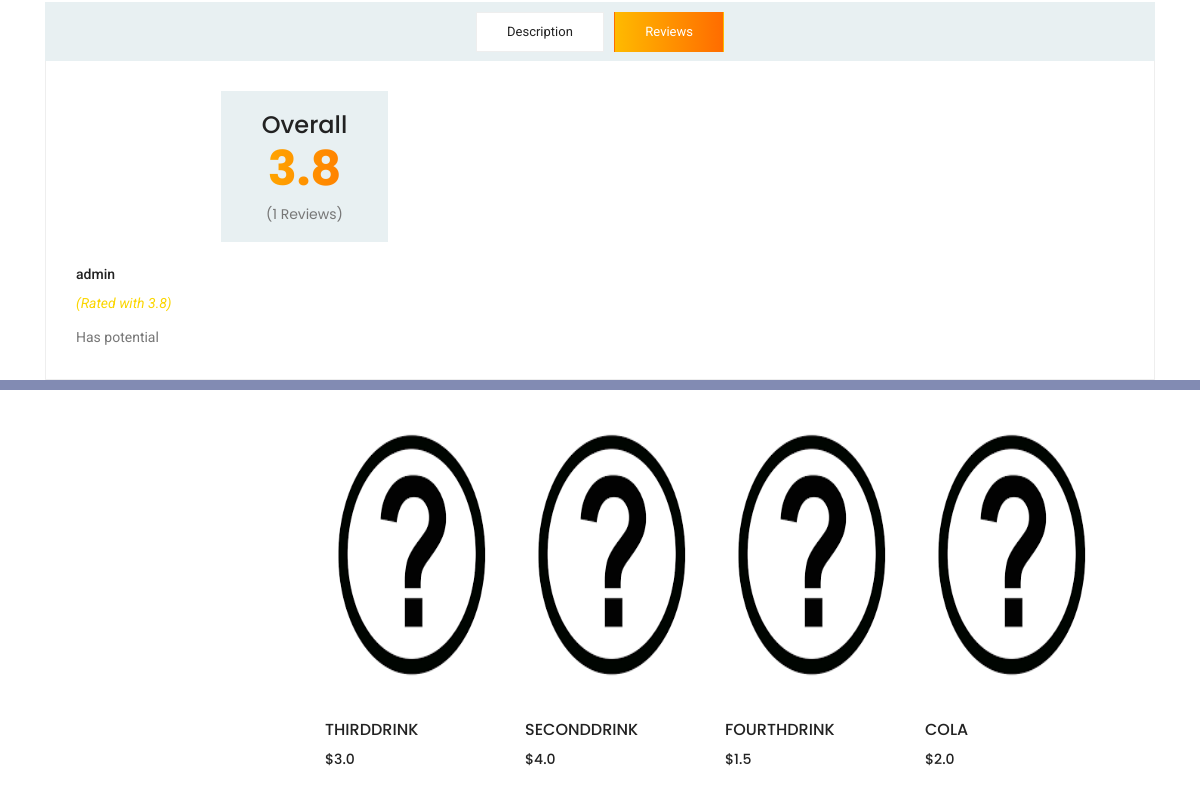
The page /product/5 (lower part) on the database as committed earlier.
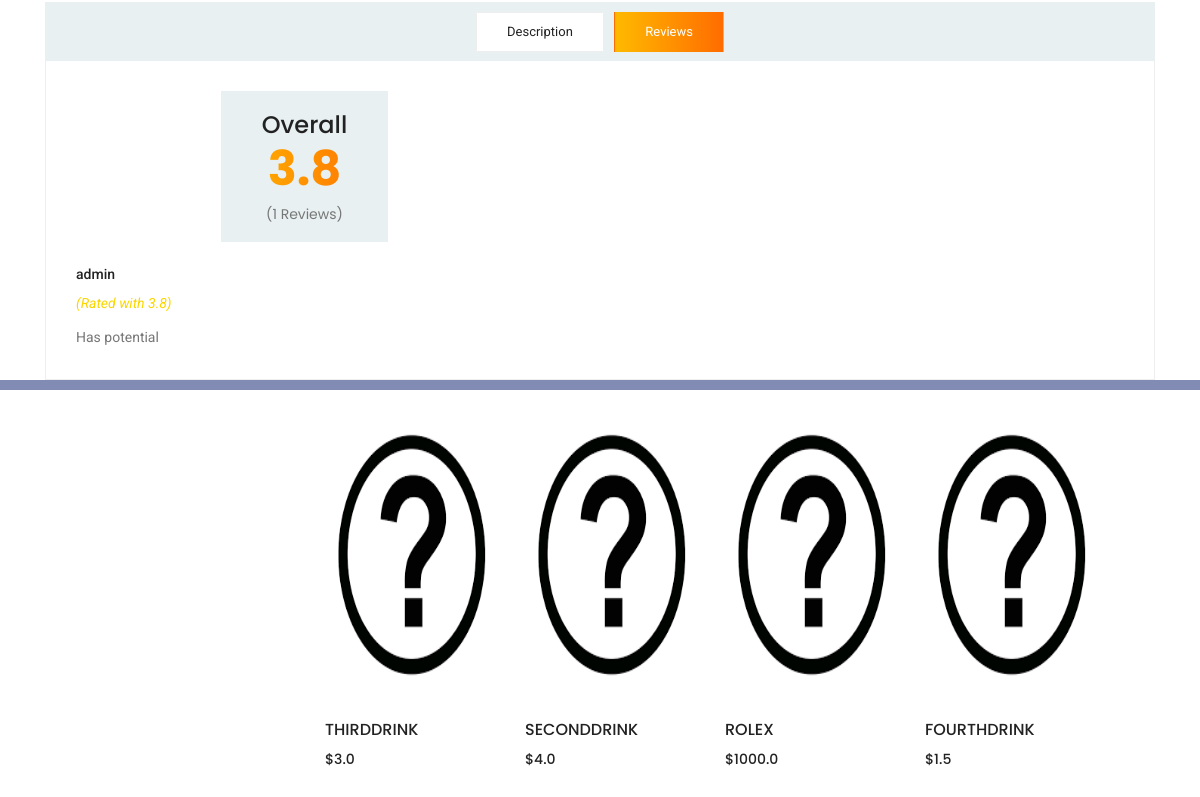
The same page on the database as committed later.
### models.py (models this page shows, shortened)
class User(db.Model):
    __tablename__ = 'user'
    id = db.Column(db.Integer, primary_key=True)
    email = db.Column(db.String(80), unique=True, nullable=False)
    username = db.Column(db.String(80), unique=True, nullable=False)
    password = db.Column(db.String(120), unique=True, nullable=False)
    login_id = db.Column(db.String(36), nullable=True)
    is_admin = db.Column(db.Integer, default=0, unique=False)

class Rating(db.Model):
    __tablename__ = 'rating'
    id = db.Column(db.Integer, primary_key=True)
    user_id = db.Column(db.Integer, ForeignKey("user.id"))
    product_id = db.Column(db.Integer, ForeignKey('product.id'))
    comment = db.Column(db.String(300), unique=False, nullable=False)
    rating =  db.Column(db.Integer, unique=False, nullable=False)

class Product(db.Model):
    __tablename__ = 'product'
    __searchable__ = ['name']
    id = db.Column(db.Integer, primary_key=True)
    name = db.Column(db.String(50), unique=True, nullable=False)
    short_description = db.Column(db.String(80), unique=False, nullable=False)
    description = db.Column(db.String(800), unique=False, nullable=False)
    price = db.Column(db.Float, unique=False, nullable=False)
    img = db.Column(db.String(50), unique=False, nullable=False)
    rating =  db.Column(db.Float, unique=False, nullable=False)
    rating_count = db.Column(Integer, unique=False, nullable=True, default=0)
    category_id = db.Column(db.Integer, ForeignKey("category.id"))

### app.py (the view)
@app.route('/product/<int:product_id>')
def product(product_id):
    ratings=Rating.query.filter_by(product_id=product_id).all()
    product=Product.query.filter_by(id=product_id).first()
    category=Category.query.filter_by(id=product.category_id).first()
    total = 0
    for r in ratings:
        total += r.rating
    if product.rating_count != 0:
        product.rating = total / product.rating_count
    product.rating = round(product.rating, 2)
    total = 0
    users = []
    comments = []
    rating = []
    ratings = db.engine.execute(text("select User.username, Rating.rating, Rating.comment from Rating left join User on Rating.user_id = User.id where Rating.product_id = " + str(product_id)))
    for r in ratings:
        rating.append(r[1])
        users.append(r[0])
        comments.append(r[2])
        total += 1
    ratings = Rating.query.all()
    recommended_products = {}
    for i in range(len(ratings)):
        user = User.query.filter_by(id=ratings[i].user_id).first()
        product_check = Product.query.filter_by(id=ratings[i].product_id).first()
        if user.username not in recommended_products.keys():
            recommended_products[user.username] = {}
        if product_check.name not in recommended_products[user.username].keys():
            recommended_products[user.username][product_check.name] = ratings[i].rating
    recommended_products = transformPrefs(recommended_products)
    if product.name not in recommended_products:
        product_list = []
    else:
        recommended_products = topMatches(recommended_products,product.name,4)
        product_list = [Product.query.filter_by(name=product[1]).first() for product in recommended_products]
    return render_template("product_details.html",recommended_products=product_list,product=product,category=category,ratings=rating,users=users,comments=comments,total=total)

### recommendations.py (called while the page is built)
def sim_pearson(prefs,p1,p2):
    si = {}
    for item in prefs[p1]:
        if item in prefs[p2]:
            si[item] = 1
    n = len(si)
    if n == 0:
        return 0
    sum1 = sum([prefs[p1][it] for it in si])
    sum2 = sum([prefs[p2][it] for it in si])
    sum1Sq = sum([pow(prefs[p1][it],2) for it in si])
    sum2Sq = sum([pow(prefs[p2][it],2) for it in si])
    pSum = sum([prefs[p1][it] * prefs[p2][it] for it in si])
    num = pSum - (sum1 * sum2 / n)
    den = sqrt((sum1Sq - pow(sum1,2) / n) * (sum2Sq - pow(sum2,2) / n))
    if den == 0:
        return 0
    r = num / den
    return r

def topMatches(prefs,person,n=5,similarity=sim_pearson):
    scores = [(similarity(prefs,person,other),other) for other in prefs if other != person]
    scores.sort()
    scores.reverse()
    return scores[0:n]

def transformPrefs(prefs):
    result = {}
    for person in prefs:
        for item in prefs[person]:
            result.setdefault(item,{})
            result[item][person] = prefs[person][item]
    return result

### templates/product_details.html (shortened to what this page needs)
{% extends "base.html" %}
{% block content %}
<section class="product_description_area">
    <div class="container">
        <ul class="nav nav-tabs" id="myTab" role="tablist">
            <li class="nav-item">
                <a class="nav-link" id="home-tab" data-toggle="tab" href="#home" role="tab" aria-controls="home" aria-selected="true">Description</a>
            </li>
            <li class="nav-item">
                <a class="nav-link active" id="review-tab" data-toggle="tab" href="#review" role="tab" aria-controls="review" aria-selected="false">Reviews</a>
            </li>
        </ul>
        <div class="tab-content" id="myTabContent">
            <div class="tab-pane fade show active" id="review" role="tabpanel" aria-labelledby="review-tab">
                <div class="row">
                    <div class="col-lg-6">
                        <div style="margin-left:130px" class="row total_rate">
                            <div class="col-6">
                                <div class="box_total">
                                    <h5>Overall</h5>
                                    <h4>{{product.rating}}</h4>
                                    <h6>({{product.rating_count}} Reviews)</h6>
                                </div>
                            </div>
                        </div>
                        <br>
                        <div class="review_list">
                            {% for i in range(total) %}
                            <div class="review_item">
                                <div class="media">
                                    <div class="media-body">
                                        <h4>{{users[i]}}</h4>
                                        <i>(Rated with {{ratings[i]}})</i>
                                    </div>
                                </div>
                                <p>{{comments[i]}}</p>
                            </div>
                            {% endfor %}
                        </div>
                    </div>
                </div>
            </div>
        </div>
    </div>
</section>
<div style="margin-top:-120px" class="filter-bar d-flex flex-wrap align-items-center"></div>
<div style="margin-left:310px" class="col-xl-8 col-lg-8 col-md-7">
    <section class="lattest-product-area pb-40 category-list">
        <div class="row">
            {% for product in recommended_products %}
            <div class="col-lg-3 col-md-6">
                <div class="single-product">
                    <a href="/product/{{product.id}}"><img  style="width:555px;height:280px" class="img-fluid" src="..\{{product.img}}" alt="" onerror=this.src="../static/img/p1.jpg"></a>
                        <div class="product-details" >
                        <h6>{{product.name}}</h6>
                        <div class="price">
                            <h6>${{product.price}}</h6>
                        </div>
                    </div>
                </div>
            </div>
            {% endfor %}
        </div>
    </section>
</div>
{% endblock %}

Rows that differ between the two databases and show on the page:
no longer on this page (row unchanged): Product: name "COLA", price "2.0"
added Product: name "ROLEX", price "1000.0"
